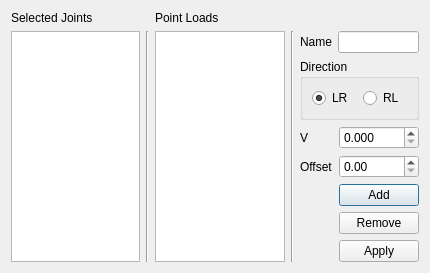
<?xml version="1.0" encoding="UTF-8"?>
<ui version="4.0">
 <class>AddInfluenceLoadsDialog</class>
 <widget class="QDialog" name="AddInfluenceLoadsDialog">
  <property name="geometry">
   <rect>
    <x>0</x>
    <y>0</y>
    <width>430</width>
    <height>257</height>
   </rect>
  </property>
  <property name="windowTitle">
   <string>Add Influence Loads</string>
  </property>
  <layout class="QGridLayout" name="gridLayout">
   <item row="0" column="0">
    <widget class="QLabel" name="selectedJointsLabel">
     <property name="sizePolicy">
      <sizepolicy hsizetype="Preferred" vsizetype="Maximum">
       <horstretch>0</horstretch>
       <verstretch>0</verstretch>
      </sizepolicy>
     </property>
     <property name="text">
      <string>Selected Joints</string>
     </property>
    </widget>
   </item>
   <item row="0" column="2">
    <widget class="QLabel" name="pointLoadsLabel">
     <property name="sizePolicy">
      <sizepolicy hsizetype="Preferred" vsizetype="Maximum">
       <horstretch>0</horstretch>
       <verstretch>0</verstretch>
      </sizepolicy>
     </property>
     <property name="text">
      <string>Point Loads</string>
     </property>
    </widget>
   </item>
   <item row="1" column="0" rowspan="3">
    <widget class="QTextEdit" name="selectedJointsTextEdit">
     <property name="undoRedoEnabled">
      <bool>false</bool>
     </property>
     <property name="readOnly">
      <bool>true</bool>
     </property>
     <property name="acceptRichText">
      <bool>false</bool>
     </property>
    </widget>
   </item>
   <item row="1" column="1" rowspan="3">
    <widget class="Line" name="lineA">
     <property name="orientation">
      <enum>Qt::Vertical</enum>
     </property>
    </widget>
   </item>
   <item row="1" column="2" rowspan="3">
    <widget class="QListWidget" name="pointLoadsListWidget"/>
   </item>
   <item row="1" column="3" rowspan="3">
    <widget class="Line" name="lineB">
     <property name="orientation">
      <enum>Qt::Vertical</enum>
     </property>
    </widget>
   </item>
   <item row="1" column="4">
    <widget class="QLabel" name="nameLabel">
     <property name="text">
      <string>Name</string>
     </property>
    </widget>
   </item>
   <item row="1" column="5">
    <widget class="QLineEdit" name="nameLineEdit">
     <property name="acceptDrops">
      <bool>false</bool>
     </property>
    </widget>
   </item>
   <item row="2" column="4" colspan="2">
    <widget class="QGroupBox" name="directionGroupBox">
     <property name="title">
      <string>Direction</string>
     </property>
     <layout class="QHBoxLayout" name="horizontalLayout">
      <item>
       <widget class="QRadioButton" name="leftToRightRadioButton">
        <property name="text">
         <string>LR</string>
        </property>
        <property name="checked">
         <bool>true</bool>
        </property>
       </widget>
      </item>
      <item>
       <widget class="QRadioButton" name="rightToLeftRadioButton">
        <property name="text">
         <string>RL</string>
        </property>
       </widget>
      </item>
     </layout>
    </widget>
   </item>
   <item row="3" column="4" colspan="2">
    <layout class="QFormLayout" name="formLayout">
     <item row="0" column="0">
      <widget class="QLabel" name="pointLoadLabel">
       <property name="text">
        <string>V</string>
       </property>
      </widget>
     </item>
     <item row="0" column="1">
      <widget class="QDoubleSpinBox" name="pointLoadDoubleSpinBox">
       <property name="decimals">
        <number>3</number>
       </property>
      </widget>
     </item>
     <item row="1" column="0">
      <widget class="QLabel" name="offsetLabel">
       <property name="text">
        <string>Offset</string>
       </property>
      </widget>
     </item>
     <item row="1" column="1">
      <widget class="QDoubleSpinBox" name="offsetDoubleSpinBox"/>
     </item>
     <item row="2" column="0">
      <spacer name="horizontalSpacerA">
       <property name="orientation">
        <enum>Qt::Horizontal</enum>
       </property>
       <property name="sizeHint" stdset="0">
        <size>
         <width>40</width>
         <height>20</height>
        </size>
       </property>
      </spacer>
     </item>
     <item row="2" column="1">
      <widget class="QPushButton" name="addPointLoadPushButton">
       <property name="text">
        <string>Add</string>
       </property>
       <property name="icon">
        <iconset resource="../../rsc.qrc">
         <normaloff>:/icons/list-add.png</normaloff>:/icons/list-add.png</iconset>
       </property>
      </widget>
     </item>
     <item row="3" column="0">
      <spacer name="horizontalSpacerB">
       <property name="orientation">
        <enum>Qt::Horizontal</enum>
       </property>
       <property name="sizeHint" stdset="0">
        <size>
         <width>40</width>
         <height>20</height>
        </size>
       </property>
      </spacer>
     </item>
     <item row="3" column="1">
      <widget class="QPushButton" name="removePointLoadPushButton">
       <property name="text">
        <string>Remove</string>
       </property>
       <property name="icon">
        <iconset resource="../../rsc.qrc">
         <normaloff>:/icons/list-remove.png</normaloff>:/icons/list-remove.png</iconset>
       </property>
      </widget>
     </item>
     <item row="4" column="0">
      <spacer name="horizontalSpacerC">
       <property name="orientation">
        <enum>Qt::Horizontal</enum>
       </property>
       <property name="sizeHint" stdset="0">
        <size>
         <width>40</width>
         <height>20</height>
        </size>
       </property>
      </spacer>
     </item>
     <item row="4" column="1">
      <widget class="QPushButton" name="addInfluenceLoadPushButton">
       <property name="text">
        <string>Apply</string>
       </property>
       <property name="icon">
        <iconset resource="../../rsc.qrc">
         <normaloff>:/icons/dialog-ok-apply.png</normaloff>:/icons/dialog-ok-apply.png</iconset>
       </property>
      </widget>
     </item>
    </layout>
   </item>
  </layout>
 </widget>
 <resources>
  <include location="../../rsc.qrc"/>
 </resources>
 <connections/>
</ui>
